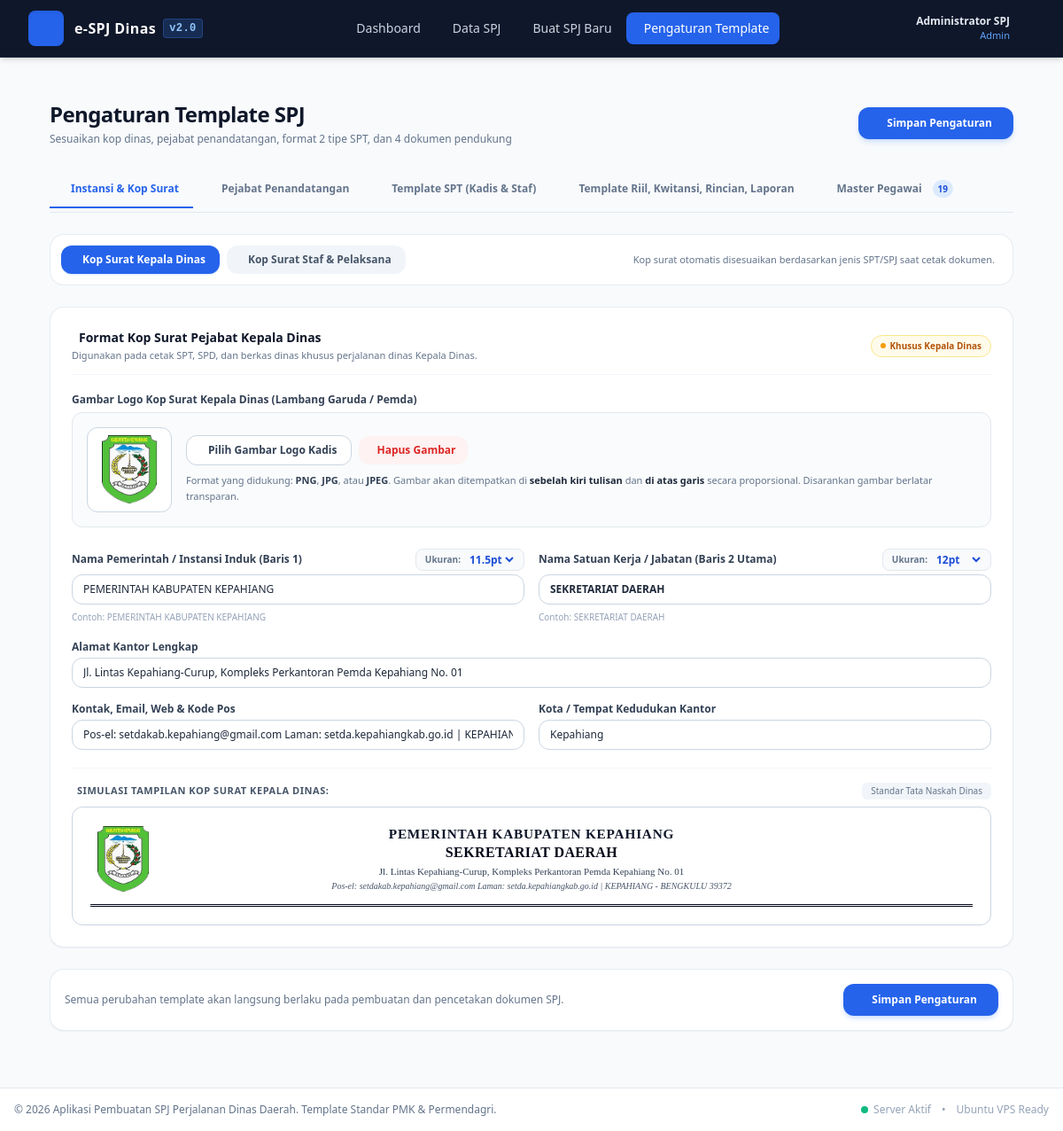
The app's page /settings (signed in), older data.
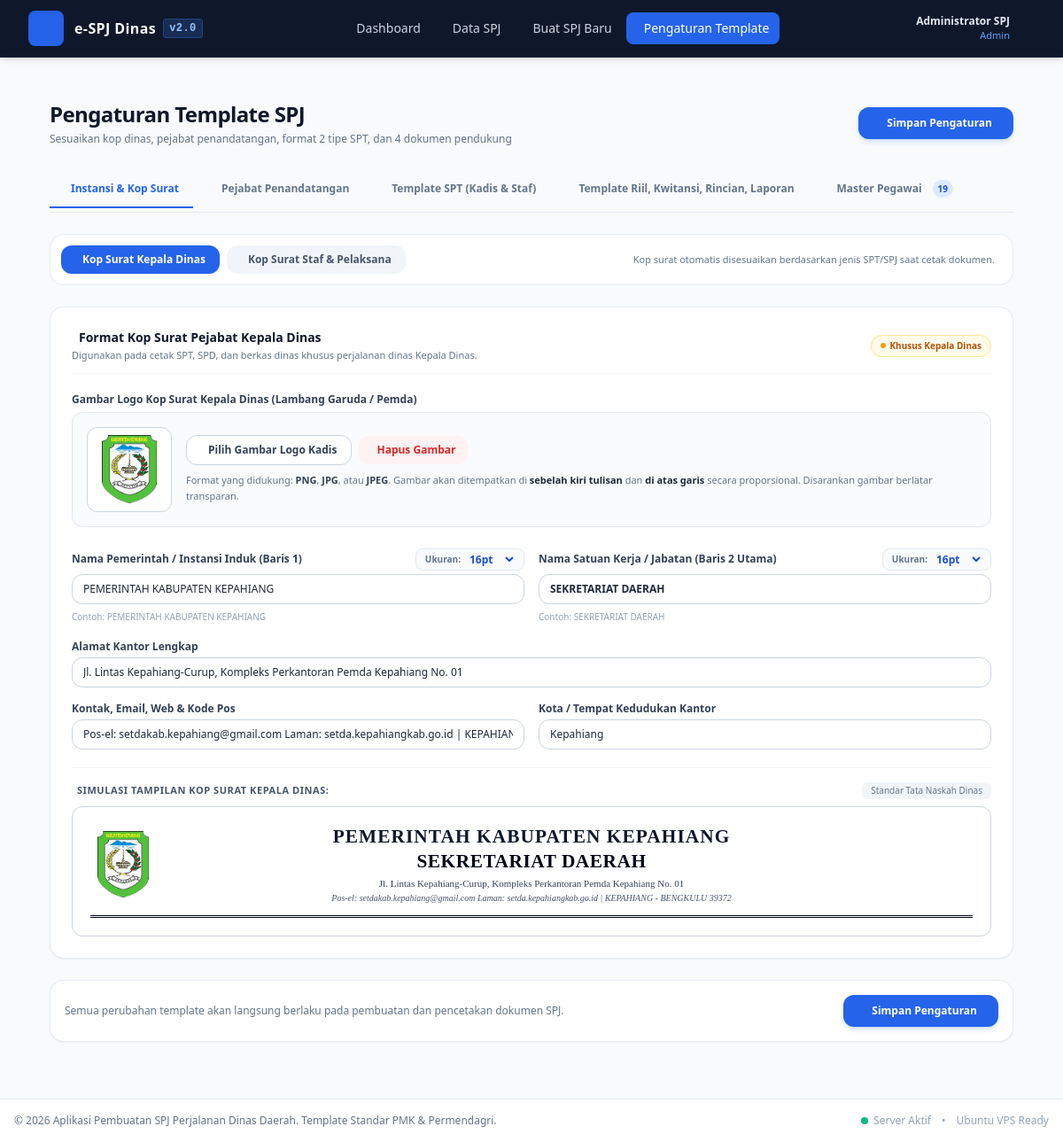
The same page, newer data.
### tables this page shows
CREATE TABLE settings (
        key TEXT PRIMARY KEY,
        value TEXT NOT NULL
    );

### app.py (the view, shortened to what this page needs)
@app.route('/settings', methods=['GET', 'POST'])
@login_required
def settings_view():
    s = get_settings()
    laporan_defaults = json.loads(s.get('template_laporan', '{}'))
    active_tab = request.args.get('tab', 'kop')
    pegawai_list = get_pegawai_list()
    return render_template('settings.html', s=s, laporan_defaults=laporan_defaults, active_tab=active_tab, pegawai_list=pegawai_list)

### app.py (called while the page is built)
@app.context_processor
def inject_pegawai_list():
    return dict(pegawai_list=get_pegawai_list())

def login_required(f):
    @wraps(f)
    def decorated_function(*args, **kwargs):
        if 'user_id' not in session:
            flash('Silakan masuk (login) terlebih dahulu untuk mengakses sistem.', 'warning')
            return redirect(url_for('login', next=request.url))
        return f(*args, **kwargs)
    return decorated_function

### database.py (called while the page is built)
def get_db():
    conn = sqlite3.connect(DB_PATH)
    conn.row_factory = sqlite3.Row
    return conn

def get_pegawai_list():
    conn = get_db()
    rows = conn.execute('SELECT * FROM pegawai ORDER BY id ASC').fetchall()
    conn.close()
    return rows

def get_settings():
    conn = get_db()
    rows = conn.execute('SELECT key, value FROM settings').fetchall()
    conn.close()
    return {r['key']: r['value'] for r in rows}

### templates/settings.html (shortened to what the changed rows need)
{% extends "base.html" %}
{% block content %}
<div class="max-w-6xl mx-auto px-4 sm:px-6 lg:px-8 pt-8">
    <div class="mb-6 flex flex-col sm:flex-row sm:items-center sm:justify-between gap-4">
        <div>
            <h1 class="text-xl sm:text-2xl font-bold text-slate-900 tracking-tight">Pengaturan Template SPJ</h1>
        </div>
    </div>
    <form method="POST" id="settingsForm" enctype="multipart/form-data" class="space-y-6">
        <div id="tab-content-kop" class="tab-pane space-y-6">
            <div id="kop-section-kadis" class="bg-white p-6 rounded-2xl border border-slate-200/80 shadow-sm space-y-5">
                <div class="flex flex-col sm:flex-row sm:items-center justify-between pb-3 border-b border-slate-100 gap-2">
                    <div>
                        <h2 class="text-sm font-bold text-slate-900 flex items-center gap-2">
                            <span>Format Kop Surat Pejabat Kepala Dinas</span>
                        </h2>
                    </div>
                </div>
                <div class="grid grid-cols-1 md:grid-cols-2 gap-4 pt-1">
                    <div>
                        <div class="flex items-center justify-between mb-1">
                            <div class="flex items-center gap-1.5 bg-slate-50 border border-slate-200 px-2 py-0.5 rounded-lg shadow-2xs">
                                <span class="text-[10px] text-slate-500 font-semibold"> Ukuran:</span>
                                {% set cur_size_kadis_induk = s.kop_kadis_size_induk or '11.5pt' %}
                                <select name="kop_kadis_size_induk" id="input_kadis_size_induk" onchange="updateKopSimulasi('kadis')"
                                    class="text-xs font-bold text-blue-700 bg-transparent focus:outline-none cursor-pointer">
                                    {% for sz in ['8pt', '8.5pt', '9pt', '9.5pt', '10pt', '10.5pt', '11pt', '11.5pt', '12pt', '12.5pt', '13pt', '13.5pt', '14pt', '15pt', '16pt', '18pt', '20pt'] %}
                                    <option value="{{ sz }}" {% if cur_size_kadis_induk == sz %}selected{% endif %}>{{ sz }}</option>
                                    {% endfor %}
                                </select>
                            </div>
                        </div>
                    </div>
                    <div>
                        <div class="flex items-center justify-between mb-1">
                            <div class="flex items-center gap-1.5 bg-slate-50 border border-slate-200 px-2 py-0.5 rounded-lg shadow-2xs">
                                <span class="text-[10px] text-slate-500 font-semibold"> Ukuran:</span>
                                {% set cur_size_kadis_nama = s.kop_kadis_size_nama or '12pt' %}
                                <select name="kop_kadis_size_nama" id="input_kadis_size_nama" onchange="updateKopSimulasi('kadis')"
                                    class="text-xs font-bold text-blue-700 bg-transparent focus:outline-none cursor-pointer">
                                    {% for sz in ['8pt', '8.5pt', '9pt', '9.5pt', '10pt', '10.5pt', '11pt', '11.5pt', '12pt', '12.5pt', '13pt', '13.5pt', '14pt', '15pt', '16pt', '18pt', '20pt'] %}
                                    <option value="{{ sz }}" {% if cur_size_kadis_nama == sz %}selected{% endif %}>{{ sz }}</option>
                                    {% endfor %}
                                </select>
                            </div>
                        </div>
                    </div>
                </div>
            </div>
                                {% set cur_size_staf_induk = s.kop_staf_size_induk or '11.5pt' %}
                                {% set cur_size_staf_nama = s.kop_staf_size_nama or '12pt' %}
        </div>
    </form>
</div>
{% endblock %}

Row changes from the older to the newer data that the page shows:
added settings: kop_kadis_size_induk "16pt"
added settings: kop_kadis_size_nama "16pt"
Text that changed along with them:
form field kop_kadis_size_induk: "11.5pt" → (not shown)
form field kop_kadis_size_nama: "12pt" → (not shown)
